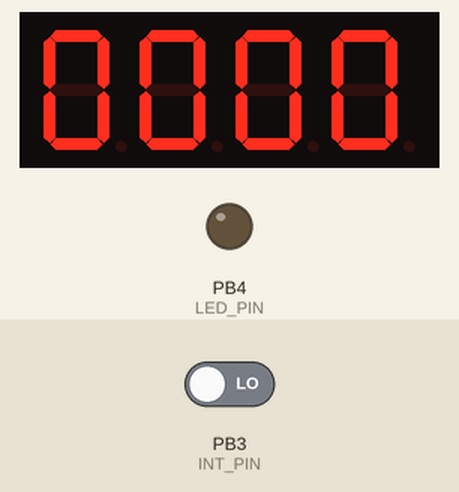
Simulated run of this sketch. Board: ATtiny85, built with avr-gcc and run on an emulated ATtiny85. On the bench: 4-digit seven-segment display, output pins drawn as LEDs (lit = HIGH). The test bench sets the inputs (shaded band); at power-on: PB3 (INT_PIN) LOW.

Above: at 1.2 s.
1.3 s: PB3 (INT_PIN) driven HIGH
At 2.8 s:
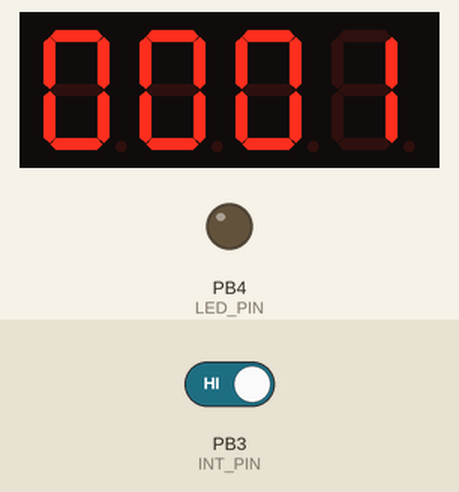
At 5.4 s:
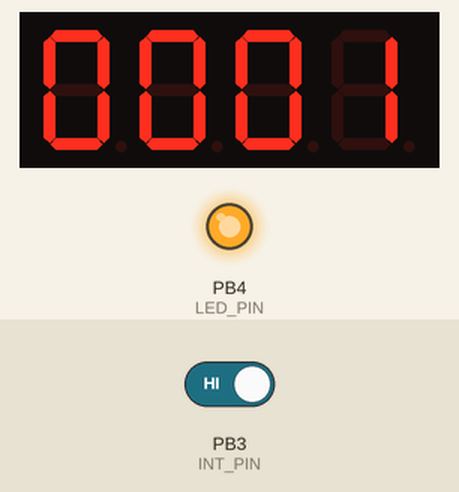
Timing chart, 0 to 11.8 s (numbered marks = the images above; inputs shaded):
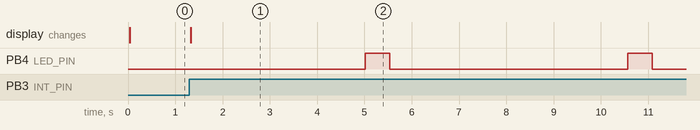

The sketch:

RotaryCounter.ino
```cpp
#include <TM1637.h>
#include <avr/io.h>
#include <avr/interrupt.h>

#define INTERRUPT_PIN PCINT3

#define CLK_PIN 0
#define DIO_PIN 1
#define INT_PIN 3
#define LED_PIN 4

#define LED_DURATION 500
#define LED_INTERVAL 5000
#define NUM_INTERVAL 17
#define SIG_INTERVAL 10

// timing variables
unsigned sigTime = 0;
unsigned long numTime = 0;
unsigned long currTime = 0;
unsigned long ledTime = 0;
byte ledState = LOW;

// Current rotations count
long count = 0;

TM1637 lcd(CLK_PIN, DIO_PIN);

void setup() {

  // code for setting up the interrupt handler on ATTiny85
  cli();
  PCMSK |= (1 << INTERRUPT_PIN);
  GIMSK |= (1 << PCIE);
  pinMode(INT_PIN, INPUT);
  sei();

  pinMode(DIO_PIN, OUTPUT);
  pinMode(CLK_PIN, OUTPUT);

  // Setup the status LED pin
  pinMode(LED_PIN, OUTPUT);
  digitalWrite(LED_PIN, LOW);

  // Initialize the 7 segment LCD display
  lcd.init();
  lcd.set(2);
}

void loop() {

  currTime = millis();
  runLED();
  runNumbers();
  delay(2);
}

// Checks the current time and pulses the LED on and off (1/2 second on, 1 second off)
void runLED() {

  if(ledState == LOW && currTime - ledTime >= LED_INTERVAL) {
    ledState = HIGH;
    digitalWrite(LED_PIN, HIGH);
    ledTime = currTime;
  } else if (ledState == HIGH && currTime - ledTime >= LED_DURATION) {
    ledState = LOW;
    digitalWrite(LED_PIN, LOW);
    ledTime = currTime;
  }
}

// Check if enough time has passed since the last time numbers were re-drawn on the LCD screen
// If enough time has passed (17 ms or 60 fps), then draw the current count to the screen
void runNumbers() {

  if (currTime - numTime >= NUM_INTERVAL) {
    drawNumber();
    numTime = currTime;
  }
}

// Draw the current count onto the LED 7 segment display
void drawNumber() {

  lcd.display(3, count % 10);
  lcd.display(2, count / 10 % 10);
  lcd.display(1, count / 100 % 10);
  lcd.display(0, count / 1000 % 10);
}

// Interrupt handler function for when another rotation is detected. increments the counter if enough time has passed since the last rotation
ISR(PCINT0_vect)
{
  if( digitalRead(INT_PIN) == HIGH && currTime - sigTime >= SIG_INTERVAL) {
    count++;
    sigTime = currTime;
  }
}
```

Measured:
- after the input at 1.3 s, the display: changes at once (image 1)
- by itself, PB4 (LED_PIN): alternates HIGH for 0.52 s and LOW for 5.0 s
